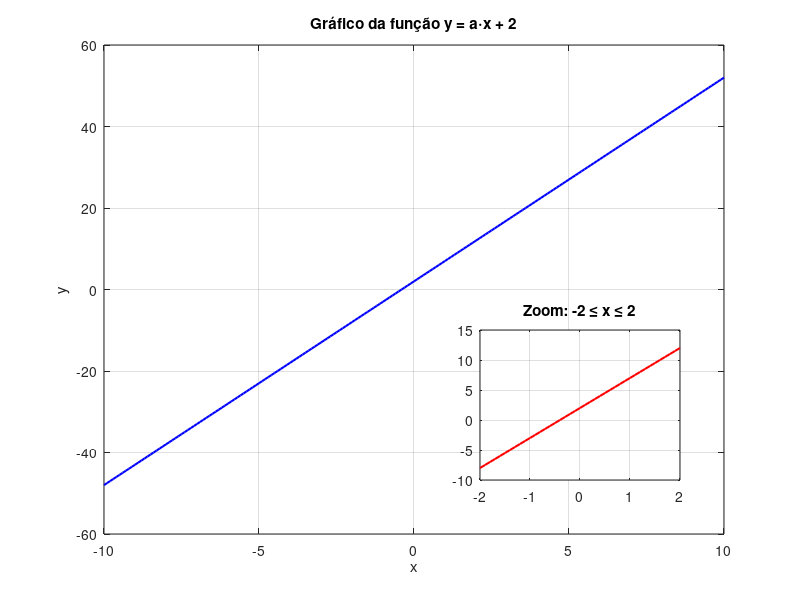

This chart was generated by the following MATLAB code:
% 2. Entrada de dados, condição e gráfico

% Pede ao usuário o coeficiente 'a'
a = input('Digite o valor do coeficiente a: ');

% Vetor de x entre -10 e 10
x = -10:0.1:10;

% Função y = a*x + 2
y = a * x + 2;

% Informa se o coeficiente é positivo, negativo ou zero
if a > 0
    disp('O coeficiente a é positivo.');
elseif a < 0
    disp('O coeficiente a é negativo.');
else
    disp('O coeficiente a é igual a zero.');
end

% Gráfico principal da função
figure;
plot(x, y, 'b-', 'LineWidth', 1.5);
xlabel('x');
ylabel('y');
title('Gráfico da função y = a\cdotx + 2');
grid on;

% Janela pequena dentro da figura, destacando a região -2 <= x <= 2
axes('Position', [0.6 0.2 0.25 0.25]); % [esquerda base largura altura] (proporção da figura)
box on;

% Filtra apenas os pontos dentro da faixa desejada
idx = (x >= -2) & (x <= 2);
plot(x(idx), y(idx), 'r-', 'LineWidth', 1.5);
title('Zoom: -2 \leq x \leq 2');
xlim([-2 2]);
grid on;
